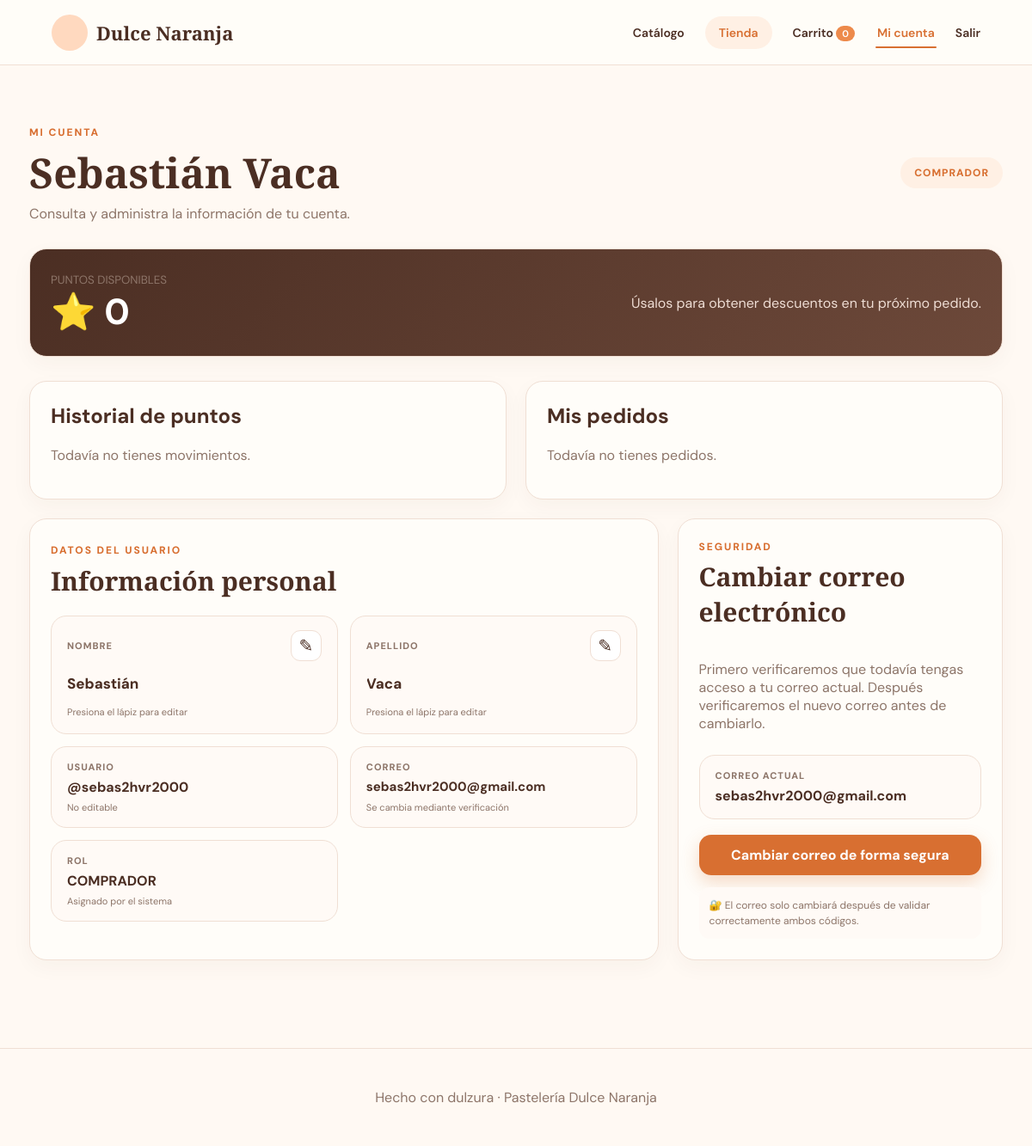
Screenshot of /profile (signed in) with the database file from the repository.
### tables this page shows
CREATE TABLE `users` (
  `id` bigint(20) unsigned NOT NULL AUTO_INCREMENT,
  `role_id` int(10) unsigned NOT NULL,
  `first_name` varchar(80) NOT NULL,
  `second_name` varchar(80) DEFAULT NULL,
  `last_name` varchar(80) NOT NULL,
  `second_last_name` varchar(80) NOT NULL,
  `username` varchar(60) NOT NULL,
  `email` varchar(160) NOT NULL,
  `google_sub` varchar(255) DEFAULT NULL,
  `password_hash` varchar(255) NOT NULL,
  `points_balance` int(11) NOT NULL DEFAULT 0,
  `status` enum('ACTIVE','INACTIVE','BANNED') NOT NULL DEFAULT 'ACTIVE',
  `created_at` timestamp NULL DEFAULT current_timestamp(),
  `updated_at` timestamp NULL DEFAULT current_timestamp() ON UPDATE current_timestamp(),
  PRIMARY KEY (`id`),
  UNIQUE KEY `username` (`username`),
  UNIQUE KEY `email` (`email`),
  UNIQUE KEY `google_sub` (`google_sub`),
  KEY `idx_users_role` (`role_id`),
  KEY `idx_users_status` (`status`),
  CONSTRAINT `fk_users_role` FOREIGN KEY (`role_id`) REFERENCES `roles` (`id`)
);

CREATE TABLE `roles` (
  `id` int(10) unsigned NOT NULL AUTO_INCREMENT,
  `name` varchar(50) NOT NULL,
  `created_at` timestamp NULL DEFAULT current_timestamp(),
  PRIMARY KEY (`id`),
  UNIQUE KEY `name` (`name`)
);

### src/Helpers/View.php (called while the page is built, shortened)
<?php
final class View {
    public static function render(string $view,array $data=[]):void {
        extract($data,EXTR_SKIP); $base=dirname(__DIR__,2).'/views/';
        $viewFile=$base.$view.'.php'; if(!is_file($viewFile)){http_response_code(500);exit('Vista no encontrada');}
        $auth=Auth::user(); $flashes=Flash::all(); $title=$data['title']??'Pastelería Dulce Naranja';
        require $base.'components/header.php';
        require $viewFile; require $base.'components/footer.php';
    }
    public static function e(mixed $v):string { return htmlspecialchars((string)$v,ENT_QUOTES,'UTF-8'); }
}

### src/Controllers/ProfileController.php (called while the page is built, shortened)
<?php
final class ProfileController
{
    public function show():void
    {
        AuthMiddleware::handle();$u=Auth::user();$pdo=Database::connection();
        $s=$pdo->prepare('SELECT pm.*,o.id order_no FROM point_movements pm LEFT JOIN orders o ON o.id=pm.order_id WHERE pm.user_id=? ORDER BY pm.created_at DESC LIMIT 50');$s->execute([$u['id']]);$mov=$s->fetchAll();
        $s=$pdo->prepare('SELECT o.*,os.name status_name FROM orders o JOIN order_statuses os ON os.id=o.status_id WHERE o.user_id=? ORDER BY o.created_at DESC LIMIT 20');$s->execute([$u['id']]);
        View::render('cliente/profile',['title'=>'Mi cuenta','movements'=>$mov,'orders'=>$s->fetchAll()]);
    }
}

### public/index.php (called while the page is built, shortened)
<?php
$r=new Router();
$r->add('GET','/',[HomeController::class,'home']);$r->add('GET','/catalog',[HomeController::class,'catalog']);$r->add('GET','/catalogo',[HomeController::class,'catalogo']);$r->add('GET','/product/{id}',[HomeController::class,'product']);$r->add('GET','/dashboard',[HomeController::class,'dashboard']);
$r->add('GET','/login',[AuthController::class,'loginForm']);$r->add('POST','/login',[AuthController::class,'login']);$r->add('GET','/register',[AuthController::class,'registerForm']);$r->add('POST','/register',[AuthController::class,'register']);$r->add('GET','/setup-admin',[AuthController::class,'setupForm']);$r->add('POST','/setup-admin',[AuthController::class,'setup']);$r->add('POST','/logout',[AuthController::class,'logout']);
$r->add('GET','/auth/google',[AuthController::class,'googleStart']);$r->add('GET','/auth/google/callback',[AuthController::class,'googleCallback']);
$r->add('GET','/cart',[CartController::class,'show']);$r->add('POST','/cart/add',[CartController::class,'add']);$r->add('POST','/cart/update',[CartController::class,'update']);$r->add('POST','/checkout',[CartController::class,'checkout']);
$r->add('GET','/profile',[ProfileController::class,'show']);$r->add('POST','/profile/update',[ProfileController::class,'updateProfile']);
$r->add('GET','/tienda',[StoreController::class,'index']);$r->add('POST','/tienda/canjear/{id}',[StoreController::class,'redeem']);
$r->add('POST','/profile/email/request-current',[ProfileController::class,'requestCurrentEmailCode']);$r->add('GET','/profile/email/verify-current',[ProfileController::class,'currentEmailCodeForm']);$r->add('POST','/profile/email/verify-current',[ProfileController::class,'verifyCurrentEmailCode']);
$r->add('GET','/profile/email/new',[ProfileController::class,'newEmailForm']);$r->add('POST','/profile/email/request-new',[ProfileController::class,'requestNewEmailCode']);$r->add('GET','/profile/email/verify-new',[ProfileController::class,'newEmailCodeForm']);$r->add('POST','/profile/email/verify-new',[ProfileController::class,'verifyNewEmailCode']);
$r->add('GET','/admin',[AdminController::class,'dashboard']);$r->add('GET','/admin/products',[AdminProductController::class,'index']);$r->add('GET','/admin/products/create',[AdminProductController::class,'create']);$r->add('POST','/admin/products',[AdminProductController::class,'store']);$r->add('GET','/admin/products/{id}/edit',[AdminProductController::class,'edit']);$r->add('POST','/admin/products/{id}/update',[AdminProductController::class,'update']);$r->add('POST','/admin/products/{id}/delete',[AdminProductController::class,'delete']);
$r->add('GET','/admin/categories',[AdminCategoryController::class,'index']);$r->add('POST','/admin/categories',[AdminCategoryController::class,'store']);$r->add('POST','/admin/categories/{id}/toggle',[AdminCategoryController::class,'toggle']);$r->add('GET','/admin/rewards',[AdminRewardController::class,'index']);$r->add('POST','/admin/rewards',[AdminRewardController::class,'store']);$r->add('POST','/admin/rewards/{id}/toggle',[AdminRewardController::class,'toggle']);
$r->add('GET','/admin/users',[AdminUserController::class,'index']);$r->add('POST','/admin/users/{id}/status',[AdminUserController::class,'status']);$r->add('POST','/admin/users/{id}/role',[AdminUserController::class,'requestRole']);$r->add('GET','/admin/users/role/verify',[AdminUserController::class,'verifyRoleForm']);$r->add('POST','/admin/users/role/verify',[AdminUserController::class,'verifyRole']);
$r->add('GET','/admin/orders',[AdminOrderController::class,'index']);$r->add('POST','/admin/orders/{id}/status',[AdminOrderController::class,'status']);
$r->add('GET','/admin/settings',[AdminSettingsController::class,'index']);$r->add('POST','/admin/settings',[AdminSettingsController::class,'save']);
$r->add('GET','/admin/reports',[AdminReportController::class,'index']);
$r->dispatch($_SERVER['REQUEST_METHOD'],$_SERVER['REQUEST_URI']);

### src/Helpers/Auth.php (called while the page is built, shortened)
<?php
final class Auth {
    public static function user(): ?array {
        $id=$_SESSION['user_id'] ?? null; if (!$id) return null;
        $st=Database::connection()->prepare('SELECT u.id,u.first_name,u.second_name,u.last_name,u.second_last_name,u.username,u.email,u.points_balance,u.status,r.name role FROM users u JOIN roles r ON r.id=u.role_id WHERE u.id=? LIMIT 1');
        $st->execute([$id]); return $st->fetch() ?: null;
    }
    public static function can(string $permission):bool {
        $u=self::user(); if(!$u)return false;
        $st=Database::connection()->prepare('SELECT COUNT(*) FROM role_permissions rp JOIN permissions p ON p.id=rp.permission_id JOIN roles r ON r.id=rp.role_id WHERE r.name=? AND p.name=?');
        $st->execute([$u['role'],$permission]); return (int)$st->fetchColumn()>0;
    }
    public static function canAccessManagement():bool { return self::can('dashboard.view'); }
}

### src/Config/Database.php (called while the page is built, shortened)
<?php
final class Database {
    private static ?PDO $pdo=null;
    public static function connection(): PDO {
        if (self::$pdo) return self::$pdo;
        $dsn=sprintf('mysql:host=%s;port=%s;dbname=%s;charset=utf8mb4', Env::get('DB_HOST','127.0.0.1'), Env::get('DB_PORT','3306'), Env::get('DB_NAME','pasteleria_db'));
        try {
            self::$pdo=new PDO($dsn, Env::get('DB_USER','root'), Env::get('DB_PASSWORD',''), [PDO::ATTR_ERRMODE=>PDO::ERRMODE_EXCEPTION, PDO::ATTR_DEFAULT_FETCH_MODE=>PDO::FETCH_ASSOC, PDO::ATTR_EMULATE_PREPARES=>false]);
            return self::$pdo;
        } catch (PDOException $e) { http_response_code(500); exit('No se pudo conectar a la base de datos. Revisa tu archivo .env y ejecuta database/schema.sql.'); }
    }
}

### views/cliente/profile.php (the view, shortened to what this page needs)
<link rel="stylesheet" href="/css/profile.css">
<section class="page-head profile-head">
    <div>
        <span class="eyebrow">MI CUENTA</span>
        <h1><?=View::e(trim($auth['first_name'].' '.$auth['last_name']))?></h1>
        <p>Consulta y administra la información de tu cuenta.</p>
    </div>
    <div class="role-badge"><?=View::e($auth['role'])?></div>
</section>
<div class="points-hero">
    <div>
        <small>PUNTOS DISPONIBLES</small>
        <strong>⭐ <?=$auth['points_balance']?></strong>
    </div>
    <p>Úsalos para obtener descuentos en tu próximo pedido.</p>
</div>
<div class="two-col profile-activity">
    <section class="panel">
        <h2>Historial de puntos</h2>
        <?php if(!$movements):?><p class="muted">Todavía no tienes movimientos.</p><?php endif;?>
    </section>
    <section class="panel">
        <h2>Mis pedidos</h2>
        <?php if(!$orders):?><p class="muted">Todavía no tienes pedidos.</p><?php endif;?>
    </section>
</div>
<section class="account-grid">
    <article class="panel account-card">
        <div class="account-card-head">
            <div>
                <span class="eyebrow">DATOS DEL USUARIO</span>
                <h2>Información personal</h2>
            </div>
        </div>
        <div class="account-info">
            <form class="account-field editable-account-field" method="post" action="/profile/update" data-editable-profile-field data-label="nombre">
                <div class="field-topline">
                    <span>NOMBRE</span>
                    <button class="field-action" type="button" data-field-action aria-label="Editar nombre" title="Editar nombre">
                        <span class="icon-pencil" aria-hidden="true">✎</span>
                    </button>
                </div>
                <input
                    class="profile-inline-input"
                    type="text"
                    name="value"
                    maxlength="80"
                    required
                    readonly
                    autocomplete="given-name"
                    data-original="<?=View::e($auth['first_name'])?>"
                    value="<?=View::e($auth['first_name'])?>"
                >
                <small data-field-help>Presiona el lápiz para editar</small>
            </form>
            <form class="account-field editable-account-field" method="post" action="/profile/update" data-editable-profile-field data-label="apellido">
                <div class="field-topline">
                    <span>APELLIDO</span>
                    <button class="field-action" type="button" data-field-action aria-label="Editar apellido" title="Editar apellido">
                        <span class="icon-pencil" aria-hidden="true">✎</span>
                    </button>
                </div>
                <input
                    class="profile-inline-input"
                    type="text"
                    name="value"
                    maxlength="80"
                    required
                    readonly
                    autocomplete="family-name"
                    data-original="<?=View::e($auth['last_name'])?>"
                    value="<?=View::e($auth['last_name'])?>"
                >
                <small data-field-help>Presiona el lápiz para editar</small>
            </form>
            <div class="account-field">
                <span>USUARIO</span>
                <strong>@<?=View::e($auth['username'])?></strong>
                <small>No editable</small>
            </div>
            <div class="account-field email-summary-field">
                <span>CORREO</span>
                <strong><?=View::e($auth['email'])?></strong>
                <small>Se cambia mediante verificación</small>
            </div>
            <div class="account-field">
                <span>ROL</span>
                <strong><?=View::e($auth['role'])?></strong>
                <small>Asignado por el sistema</small>
            </div>
        </div>
    </article>
    <article class="panel email-card">
        <span class="eyebrow">SEGURIDAD</span>
        <h2>Cambiar correo electrónico</h2>
        <p class="muted">Primero verificaremos que todavía tengas acceso a tu correo actual. Después verificaremos el nuevo correo antes de cambiarlo.</p>
        <div class="current-email">
            <span>Correo actual</span>
            <strong><?=View::e($auth['email'])?></strong>
        </div>
        <form method="post" action="/profile/email/request-current" data-email-change-start>
            <button class="primary wide" type="submit">Cambiar correo de forma segura</button>
        </form>
        <div class="security-note">🔐 El correo solo cambiará después de validar correctamente ambos códigos.</div>
    </article>
</section>

### src/Router.php (shortened to what this page needs)
<?php
final class Router {
    private array $routes=[];
    public function add(string $method,string $path,array $handler):void{$this->routes[]=[strtoupper($method),$path,$handler];}
    public function dispatch(string $method,string $uri):void{
        $path=parse_url($uri,PHP_URL_PATH) ?: '/';
        foreach($this->routes as [$m,$pattern,$handler]){
            if($m!==strtoupper($method)) continue;
            $regex=preg_replace('#\{([a-zA-Z_][a-zA-Z0-9_]*)\}#','(?P<$1>[^/]+)',$pattern); $regex='#^'.$regex.'$#';
            if(preg_match($regex,$path,$matches)){
                $params=array_filter($matches,'is_string',ARRAY_FILTER_USE_KEY); [$class,$fn]=$handler; (new $class())->$fn(...array_values($params)); return;
            }
        }
    }
}

### rows the page displays
users: first_name+last_name "Sebastián Vaca", role.name "COMPRADOR", points_balance "0", value "Sebastián", value "Vaca", username "sebas2hvr2000", email "sebas2hvr2000@gmail.com"
